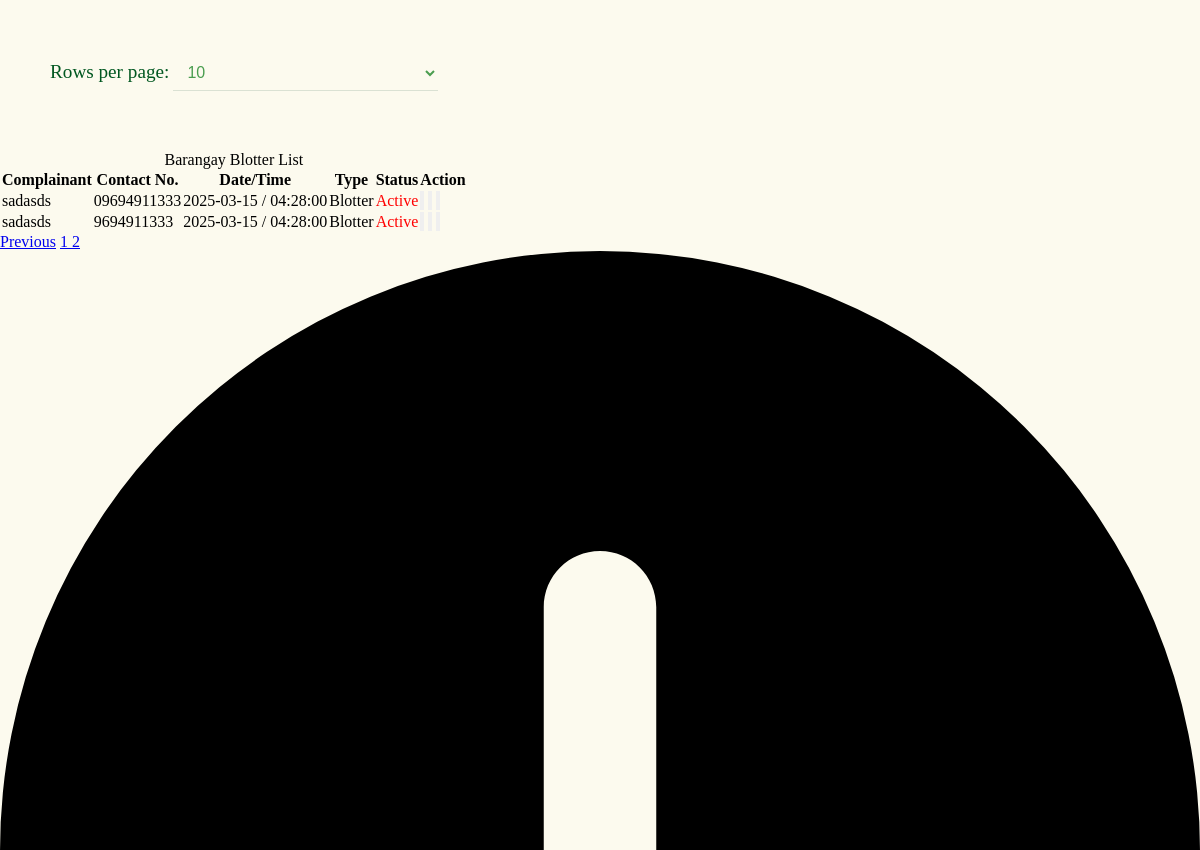
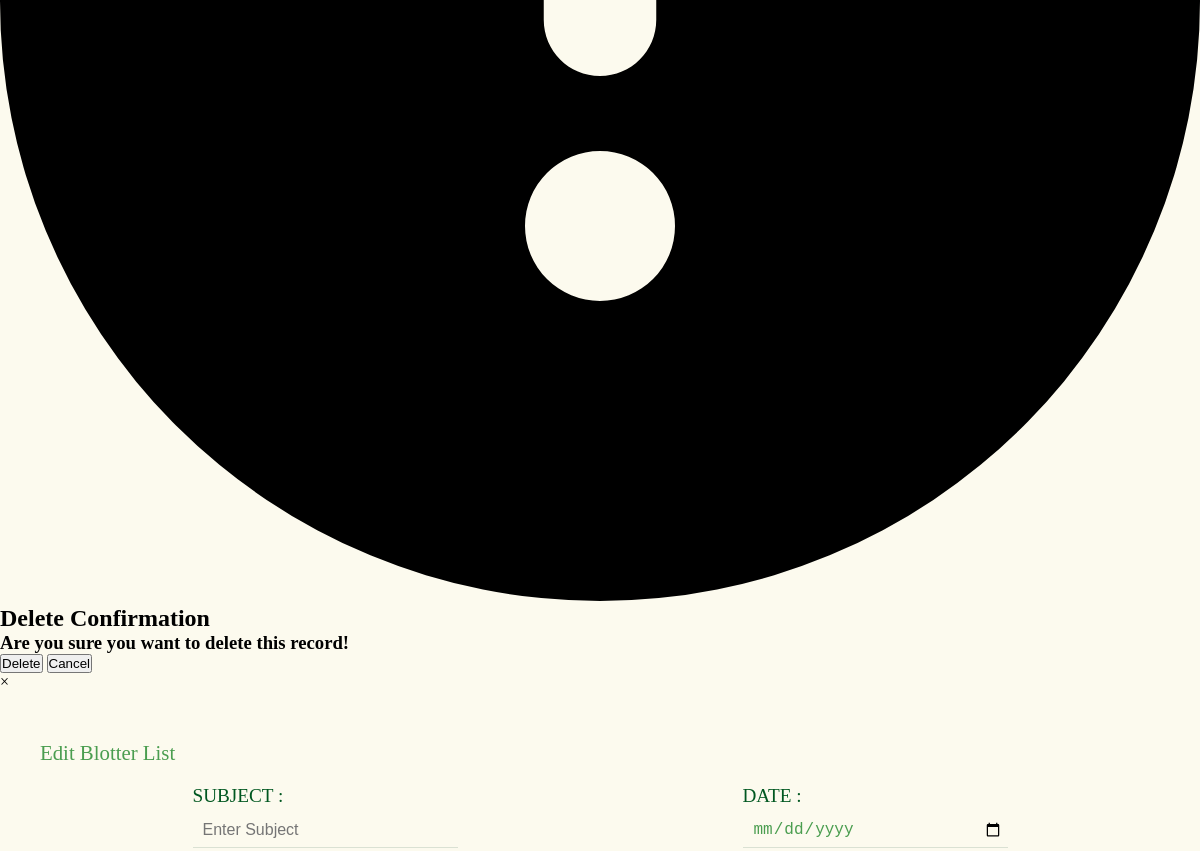
Page /administrator/admin_panel/brgy_blotter/blotter.php?page=2&limit=10 (upper part) on the earlier database version (2 pictures, top to bottom).
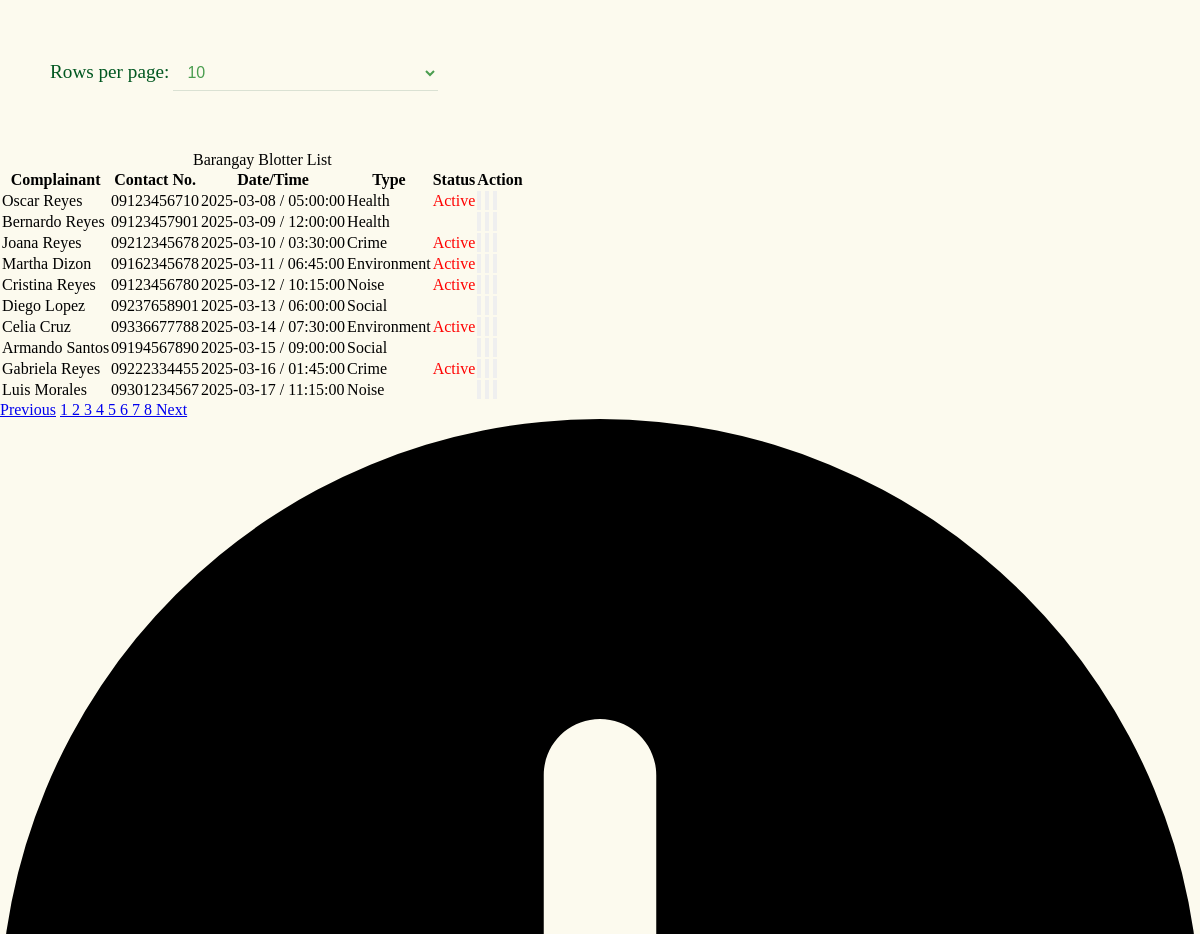
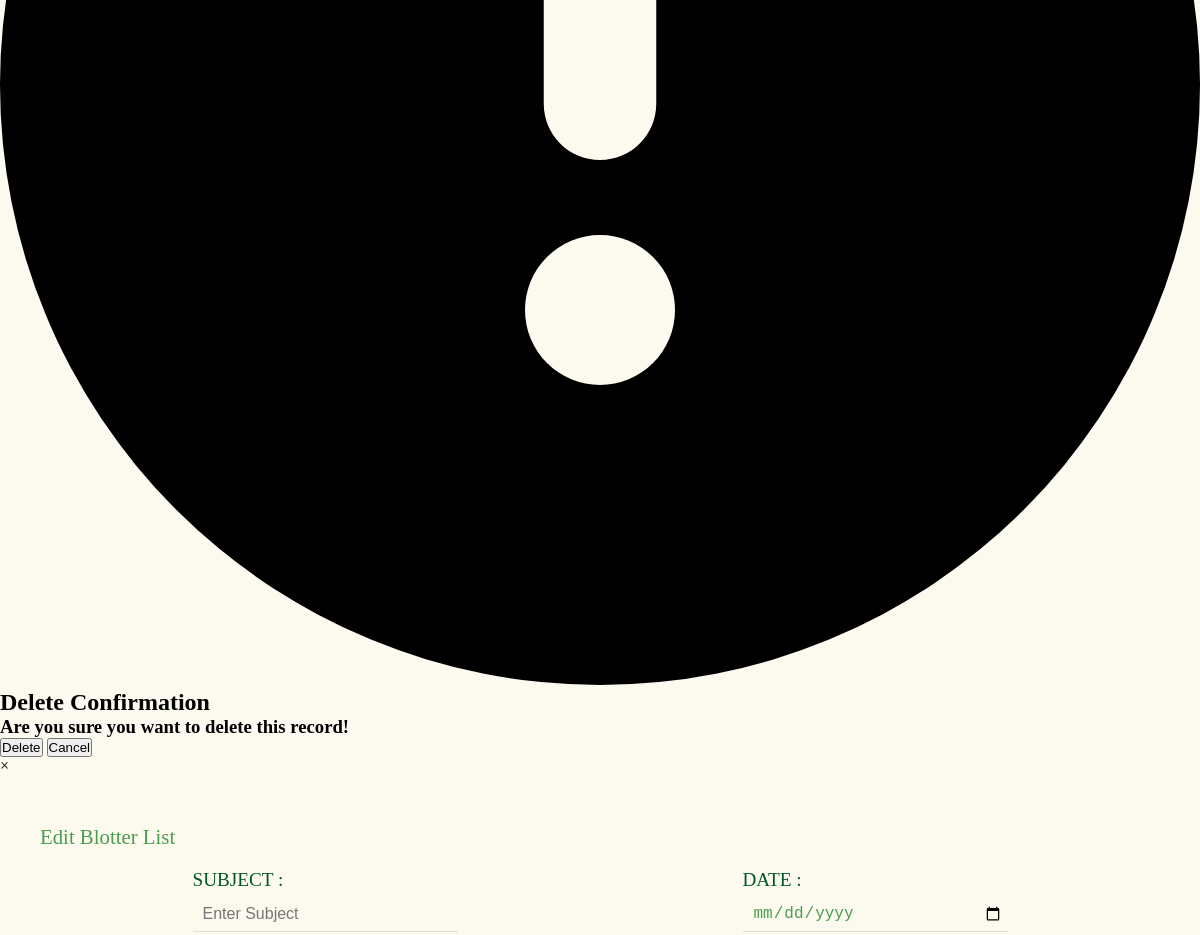
Same page on the later database version (2 pictures, top to bottom).
### tables this page shows
CREATE TABLE `barangay_blotter` (
  `subject` varchar(200) NOT NULL,
  `cell_no` varchar(200) NOT NULL,
  `place` varchar(200) NOT NULL,
  `tanod` varchar(200) NOT NULL,
  `date` date NOT NULL,
  `time` time NOT NULL,
  `status` int(11) NOT NULL,
  `id` bigint(20) NOT NULL,
  `complainant` varchar(200) NOT NULL,
  `age` int(11) NOT NULL,
  `address_complainant` varchar(200) NOT NULL,
  `complained_name` varchar(200) NOT NULL,
  `add_complained_name` varchar(200) NOT NULL,
  `details_reason` text NOT NULL,
  `type` varchar(200) NOT NULL
);

### administrator/admin_panel/brgy_blotter/blotter.php (the view, shortened to what this page needs)
<!DOCTYPE html>
<html lang="en">
<head>
</head>
<body>
<?php
require("../../database/conn_db.php");
$page = isset($_GET['page']) ? max(1, (int)$_GET['page']) : 1;
$limit = isset($_GET['limit']) ? max(1, (int)$_GET['limit']) : 10;
$offset = ($page - 1) * $limit;
$countQuery = "SELECT COUNT(*) AS total FROM barangay_blotter";
$countResult = $conn->query($countQuery);
$totalRows = $countResult->fetch_assoc()['total'];
$totalPages = max(1, ceil($totalRows / $limit));
$sql = "SELECT * FROM barangay_blotter ORDER BY id DESC LIMIT $limit OFFSET $offset";
$result = $conn->query($sql);
if ($result->num_rows > 0) {?>
    <div class="limit-selector">
        <form method="GET" action="">
            <label for="limit">Rows per page:</label>
            <select name="limit" id="limit" onchange="this.form.submit()">
                <option value="10" <?php if ($limit == 10) echo 'selected'; ?>>10</option>
            </select>
        </form>
    </div>
    <table>
        <caption>Barangay Blotter List</caption>
        <tr>
            <th>Complainant</th>
            <th>Contact No.</th>
            <th>Date/Time</th>
            <th>Type</th>
            <th>Status</th>
            <th>Action</th>
        </tr>
        <?php while($row = $result->fetch_assoc()) {
            ?>
            <tr class="table_hover">
                <td><?php echo $row["complainant"]; ?></td>
                <td><?php echo $row["cell_no"]; ?></td>
                <td><?php echo $row["date"] . " / " . $row["time"]; ?></td>
                <td><?php echo $row["type"]; ?></td>
                <td>
                    <?php
                    $status = $row["status"];
                    if ($status == 1) {
                        echo "<p style='color:red;'>Active</p>";
                    } elseif ($status == 2) {
                        echo "<p style='color:green;'>Settled</p>";
                    } elseif ($status == 3) {
                        echo "<p style='color:orange;'>Scheduled</p>";
                    }
                    ?>
                </td>
                <td>
                <div id = "form_up_del_official">
                                       <button  id = "view_resident_btn"  class = "view_btn" data-id= <?php echo $row ["id"] ?>>
                                       </button>
                                           <button  id = "update_official_btn" class = "update_btn" data-id= <?php echo $row ["id"] ?>></button>
                                           <button id = "delete_official_btn" class = "delete_btn_blotter" data-id= <?php echo $row ["id"] ?>></button>
                                       </div>
                </td>
            </tr>
        <?php } ?>
    </table>
    <div class="pagination">
        <?php if ($page > 1): ?>
            <a href="?page=<?php echo $page - 1; ?>&limit=<?php echo $limit; ?>">Previous</a>
        <?php endif; ?>
        <?php for ($i = 1; $i <= $totalPages; $i++): ?>
            <a href="?page=<?php echo $i; ?>&limit=<?php echo $limit; ?>" class="<?php echo $i == $page ? 'active' : ''; ?>">
                <?php echo $i; ?>
            </a>
        <?php endfor; ?>
        <?php if ($page < $totalPages): ?>
            <a href="?page=<?php echo $page + 1; ?>&limit=<?php echo $limit; ?>">Next</a>
        <?php endif; ?>
    </div>
<?php }
?>
<div id="delete-modal" class="delete-modal">
    <div class="delete-modal-content">
        <span></span>
        <h2>Delete Confirmation</h2>
        <h3>Are you sure you want to delete this record!</h3>
        <div class="div-delete">
            <button id="confirm-delete" class="btn-delete">Delete</button>
            <button id="cancel-delete" class="btn-delete">Cancel</button>
        </div>
    </div>
</div>
<div id="edit-modal_blotter" class="edit-modal_blotter">
    <div class="edit-modal-content_blotter">
        <span onclick="this.parentElement.parentElement.style.display='none';" class="update-close-btn">&times;</span>
        <?php include("update_temp.php");?>
    </div>
</div>
        <?php include('view_temp.php')?>
</body>
</html>

### administrator/admin_panel/brgy_blotter/update_temp.php (shortened to what this page needs)
<!DOCTYPE html>
<html lang="en">
<head>
    <link rel="stylesheet" href="/BIS/administrator/admin_panel/brgy_blotter/brgy_blotter_upd.css"/>
</head>
<body>
<form action="/BIS/administrator/admin_panel/brgy_blotter/update.php" method = "POST">
    <h1 class = "h1">Edit Blotter List</h1>
    <div class = "main_div_blotter">
        <div>
            <label for="">SUBJECT :</label><br>
            <input type="text" name="subject_upd" id="subject_blotter" placeholder = "Enter Subject" ><br>
            <label for="">CELLPHONE NUMBER :</label><br>
            <input type="text" name="cell_no_upd" id="cell_no_blotter" placeholder = "Enter Phone number" pattern="[0-9]{11}" required ><br>
            <label for="">PLACE :</label><br>
            <input type="text" name="place_upd" id="place_blotter" value = "Barangay Paliparan II" readonly><br>
            <label for="">TANOD DUTY :</label><br>
            <input type="text" name="tanod_upd" id="tanod_blotter" placeholder = "Enter Tanod duty" required><br>
        </div>
        <div>
            <label for="">DATE :</label><br>
            <input type="Date" name="date_upd" id="date_blotter" required><br>
            <label for="">TIME :</label><br>
               <br>
            <label for="">STATUS :</label><br>
                <br>
        </div>
    </div>
    </form>
</body>
</html>

### administrator/admin_panel/brgy_blotter/view_temp.php (shortened to what this page needs)
<!DOCTYPE html>
<html lang="en">
<head>
    <link rel="stylesheet" href="/BIS/administrator/admin_panel/brgy_blotter/view.css"/>
</head>
<body>
</body>
</html>

### administrator/admin_panel/brgy_blotter/brgy_blotter_upd.css (style rules this page uses)
* { margin: 0px; padding: 0px; box-sizing: content-box; list-style-type: none ; }
html { scroll-behavior: smooth; }
:root { --bg-color:#FCFAEE; --2nd-bg-color:#4A9D4f; --sub-bg-color: #005720 ; --1st-text-color: #005720 ; --2nd-text-color: rgb(53, 53, 53); --3rd-text-color: #FCFAEE; --btn-color: #F5E402; --other-color :rgb(0, 183, 255); }
body { background-repeat: no-repeat; background-size: cover; background-color: var(--bg-color); }
.h1 { font-size: 1.5rem; font-family: "sub_text"; color: #4A9D4f; margin-left: -60px; font-weight: 500; }
form { padding: 50px; }
form .main_div_blotter { display: flex; justify-content: space-around; margin-top: 20px; }
form input, select { width: 250px; height: 25px; padding: 5px 5px 5px 10px; margin-top: 5px ; margin-bottom: 10px; border-radius: 4px; color: #4A9D4f; border: none; }
form label { font-size: 1rem; font-family: "sub_text"; color: #005720; }

### administrator/admin_panel/brgy_blotter/view.css (style rules this page uses)
* { margin: 0px; padding: 0px; box-sizing: content-box; list-style-type: none ; }
html { scroll-behavior: smooth; }
:root { --bg-color:#FCFAEE; --2nd-bg-color:#4A9D4f; --sub-bg-color: #005720 ; --1st-text-color: #005720 ; --2nd-text-color: rgb(53, 53, 53); --3rd-text-color: #FCFAEE; --btn-color: #F5E402; --other-color :rgb(0, 183, 255); }
body { background-color: var(--bg-color); background-repeat: no-repeat; background-size: cover; }
.h1 { font-size: 1.3rem; font-family: "sub_text"; color: #4A9D4f; margin-left: -10px; font-weight: 500; }
form { padding: 50px; }
form .main_div_blotter { display: flex; justify-content: space-around; margin-top: 20px; }
form input, select { width: 250px; height: 25px; padding: 5px 5px 5px 10px; margin-top: 5px ; margin-bottom: 10px; border-radius: 4px; background-color: transparent; color: #4A9D4f; border-radius: 0px; border-bottom: 1px solid #79968442; font-size: 1rem; }
form label { font-size: 1.2rem; font-family: "sub_text"; color: #005720; }

Differences in the rows shown:
removed barangay_blotter: complainant "sadasds", cell_no "09694911333", date "2025-03-15", time "04:28:00", type "Blotter", status "Active"
removed barangay_blotter: complainant "sadasds", cell_no "9694911333", date "2025-03-15", time "04:28:00", type "Blotter", status "Active"
added barangay_blotter: complainant "Oscar Reyes", cell_no "09123456710", date "2025-03-08", time "05:00:00", type "Health", status "Active"
added barangay_blotter: complainant "Bernardo Reyes", cell_no "09123457901", date "2025-03-09", time "12:00:00", type "Health"
added barangay_blotter: complainant "Joana Reyes", cell_no "09212345678", date "2025-03-10", time "03:30:00", type "Crime", status "Active"
added barangay_blotter: complainant "Martha Dizon", cell_no "09162345678", date "2025-03-11", time "06:45:00", type "Environment", status "Active"
added barangay_blotter: complainant "Cristina Reyes", cell_no "09123456780", date "2025-03-12", time "10:15:00", type "Noise", status "Active"
added barangay_blotter: complainant "Diego Lopez", cell_no "09237658901", date "2025-03-13", time "06:00:00", type "Social"
added barangay_blotter: complainant "Celia Cruz", cell_no "09336677788", date "2025-03-14", time "07:30:00", type "Environment", status "Active"
added barangay_blotter: complainant "Armando Santos", cell_no "09194567890", date "2025-03-15", time "09:00:00", type "Social"
added barangay_blotter: complainant "Gabriela Reyes", cell_no "09222334455", date "2025-03-16", time "01:45:00", type "Crime", status "Active"
added barangay_blotter: complainant "Luis Morales", cell_no "09301234567", date "2025-03-17", time "11:15:00", type "Noise"
Other differences:
new list line: "3"
new list line: "4"
new list line: "5"
new list line: "6"
new list line: "7"
new list line: "8"
text now shown: "Next"
